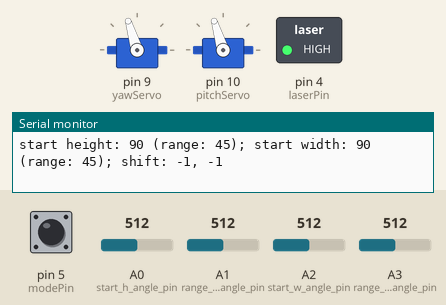
This program was run on a simulated Arduino Nano, built with avr-gcc and run on an emulated ATmega328P. Shown: 2 × servo, switched loads named in the program (green lamp = pin HIGH), the last lines printed to the serial monitor. The test bench sets the inputs (shaded band); at power-on: A0 (start_h_angle_pin) = 512, A2 (start_w_angle_pin) = 512, A1 (range_h_angle_pin) = 512, pin 5 (modePin) HIGH, A3 (range_w_angle_pin) = 512. Random numbers use the default seed unless the program sets one.

Above: at 0.75 s.
1.3 s: A0 (start_h_angle_pin) set to 551
At 3.1 s:
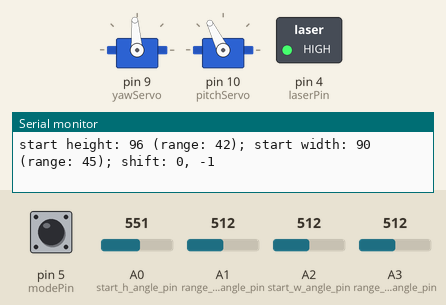
4.3 s: A0 (start_h_angle_pin) set to 577
7.3 s: A2 (start_w_angle_pin) set to 562
10.3 s: A2 (start_w_angle_pin) set to 581
At 12.46 s:
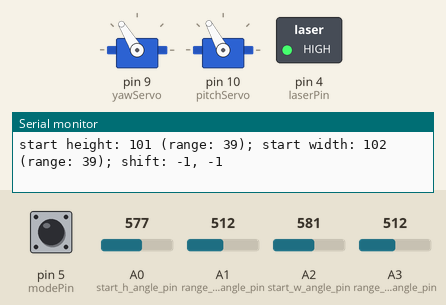
13.3 s: A1 (range_h_angle_pin) set to 716
16.3 s: pin 5 (modePin) pulled LOW for 3.2 s
At 21.03 s:
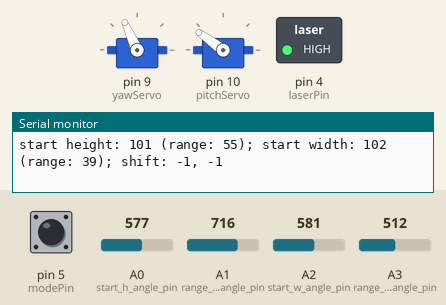
Timing chart, 0 to 25.3 s (numbered marks = the images above; inputs shaded):
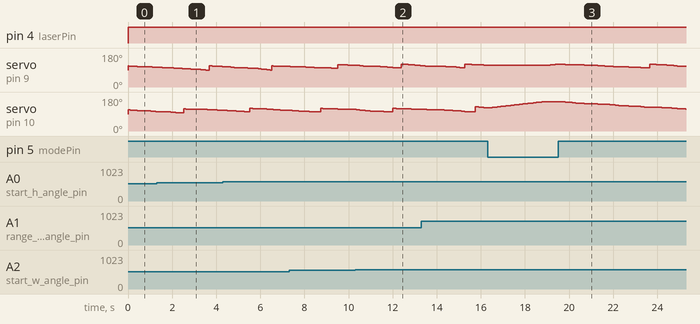

Measured:
- the behaviour switches between 568 and 569 on A2 (start_w_angle_pin) (found by bisection; images 1 and 2)
- by itself, servo on pin 10 (pitchServo): rises from 122° to 156° in 2.5 s, then falls to 116° in 6.4 s

The program:

main.cpp
```cpp
#include <Arduino.h>
#include <Servo.h>

Servo yawServo;
Servo pitchServo;
int start_h_angle_pin = A0;
int range_h_angle_pin = A1;
int start_w_angle_pin = A2;
int range_w_angle_pin = A3;
int laserPin = 4;

int modePin = 5;
int mode;

int h_angle;
int w_angle;
int start_h_angle;
int start_w_angle;
int range_h_angle;
int range_w_angle;

int h_shift;
int w_shift;

int state = 0;
int shift = 1;
int speed_factor = 1;

void setup() {
  pinMode(start_h_angle_pin, INPUT);
  pinMode(range_h_angle_pin, INPUT);
  pinMode(start_w_angle_pin, INPUT);
  pinMode(range_w_angle_pin, INPUT);
  pinMode(laserPin, OUTPUT);
  yawServo.attach(9);
  pitchServo.attach(10);

  mode = digitalRead(modePin);

  h_angle = start_h_angle;
  w_angle = start_w_angle;

  Serial.begin(9600);
}

void loop() {
  mode = digitalRead(modePin);

  start_h_angle = map(analogRead(start_h_angle_pin), 0, 1023, 0, 180);
  delay(2);
  range_h_angle = map(analogRead(range_h_angle_pin), 0, 1023, 0, 180 - start_h_angle);
  delay(2);
  start_w_angle = map(analogRead(start_w_angle_pin), 0, 1023, 0, 180);
  delay(2);
  range_w_angle = map(analogRead(range_w_angle_pin), 0, 1023, 0, 180 - start_w_angle);
  delay(2);

  digitalWrite(laserPin, HIGH);

  if (mode == 0) {
    switch (state) {
      case 0:
        if (h_angle < (start_h_angle + range_h_angle)) {
          h_angle += shift;
        }
        else {
          state = 1;
        }
        break;
      case 1:
        if (w_angle < (start_w_angle + range_w_angle)) {
          w_angle += shift;
        }
        else {
          state = 2;
        }
        break;
      case 2:
        if (h_angle > start_h_angle) {
          h_angle -= shift;
        }
        else {
          state = 3;
        }
        break;
      case 3:
        if (w_angle > start_w_angle) {
          w_angle -= shift;
        }
        else {
          state = 0;
        }
        break;
    }

    h_shift = 0;
    w_shift = 0;
  }
  else {
    h_shift = random(-1, 1);
    w_shift = random(-1, 1);

    h_angle += h_shift;
    w_angle += w_shift;

    if ((h_angle > (start_h_angle + range_h_angle)) || (h_angle < start_h_angle)) {
      h_angle = start_h_angle + int(range_h_angle / 2);
    }

    if ((w_angle > (start_w_angle + range_w_angle)) || (w_angle < start_w_angle)) {
      w_angle = start_w_angle + int(range_w_angle / 2);
    }
  }

  pitchServo.write(h_angle);
  yawServo.write(w_angle);

  Serial.print("start height: ");
  Serial.print(start_h_angle);
  Serial.print(" (range: ");
  Serial.print(range_h_angle);
  Serial.print(")");

  Serial.print("; start width: ");
  Serial.print(start_w_angle);
  Serial.print(" (range: ");
  Serial.print(range_w_angle);
  Serial.print(")");

  Serial.print("; shift: ");
  Serial.print(h_shift);
  Serial.print(", ");
  Serial.println(w_shift);

  delay(10 * speed_factor);
}
```
